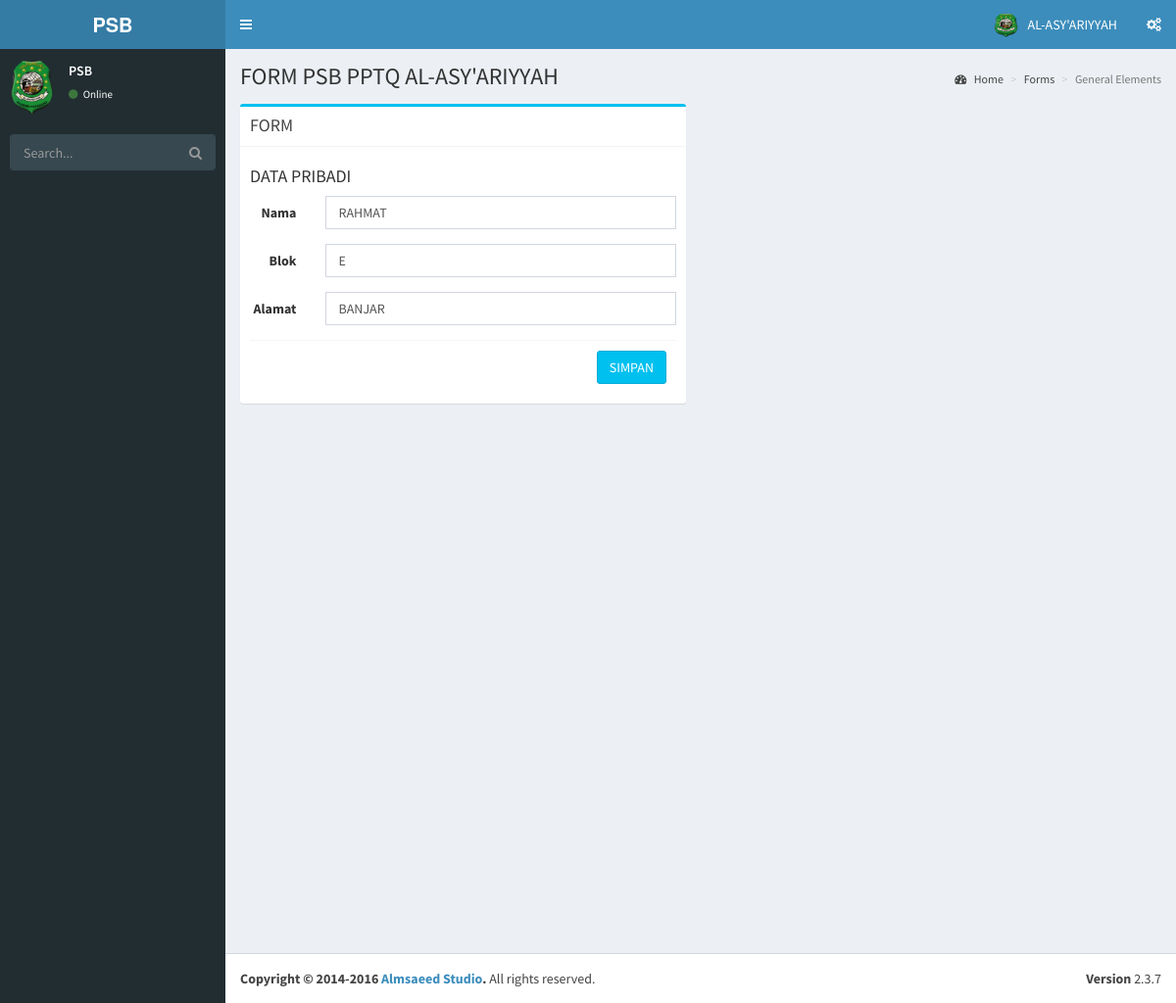
The app's page /edit.php?id=22&aksi=edit with its own data.
### tables this page shows
CREATE TABLE `user` (
  `id` int(11) NOT NULL,
  `nama` varchar(100) NOT NULL,
  `alamat` varchar(100) NOT NULL,
  `blok` varchar(11) NOT NULL
);

### lib_database.php (called while the page is built, shortened)
<?php
class database{
	function edit($id){
		$data = mysql_query("select * from user where id='$id'");
		while($d = mysql_fetch_array($data)){
			$hasil[] = $d;
		}
		return $hasil;
	}
	}
?>

### edit.php (the view, shortened to what this page needs)
 <?php
              include 'lib_database.php';
              $db = new database();
                                    ?>
<!DOCTYPE html>
<html>
<head>
  <link rel="stylesheet" href=" bootstrap/css/bootstrap.min.css">
  <link rel="stylesheet" href="https://cdnjs.cloudflare.com/ajax/libs/font-awesome/4.5.0/css/font-awesome.min.css">
  <link rel="stylesheet" href="https://cdnjs.cloudflare.com/ajax/libs/ionicons/2.0.1/css/ionicons.min.css">
  <link rel="stylesheet" href=" dist/css/AdminLTE.min.css">
  <link rel="stylesheet" href=" dist/css/skins/_all-skins.min.css">
</head>
<body class="hold-transition skin-blue sidebar-mini">
<div class="wrapper">
  <header class="main-header">
    <a href=" index2.html" class="logo">
      <span class="logo-lg"><b>PSB</b></span>
    </a>
    <nav class="navbar navbar-static-top">
      <a href="#" class="sidebar-toggle" data-toggle="offcanvas" role="button">
      </a>
      <div class="navbar-custom-menu">
        <ul class="nav navbar-nav">
          <li class="dropdown user user-menu">
            <a href="#" class="dropdown-toggle" data-toggle="dropdown">
              <img src=" dist/img/asy.png" class="user-image" alt="User Image">
              <span class="hidden-xs">AL-ASY'ARIYYAH</span>
            </a>
          </li>
          <li>
            <a href="#" data-toggle="control-sidebar"><i class="fa fa-gears"></i></a>
          </li>
        </ul>
      </div>
    </nav>
  </header>
  <aside class="main-sidebar">
    <section class="sidebar">
      <div class="user-panel">
        <div class="pull-left image">
          <img src=" dist/img/asy.png" class="img-circle" alt="User Image">
        </div>
        <div class="pull-left info">
          <p>PSB </p>
          <a href="#"><i class="fa fa-circle text-success"></i> Online</a>
        </div>
      </div>
      <form action="#" method="get" class="sidebar-form">
        <div class="input-group">
          <input type="text" name="q" class="form-control" placeholder="Search...">
              <span class="input-group-btn">
                <button type="submit" name="search" id="search-btn" class="btn btn-flat"><i class="fa fa-search"></i>
                </button>
              </span>
        </div>
      </form>
    </section>
  </aside>
  <div class="content-wrapper">
    <section class="content-header">
      <h1>
       FORM PSB PPTQ AL-ASY'ARIYYAH
      </h1>
      <ol class="breadcrumb">
        <li><a href="#"><i class="fa fa-dashboard"></i> Home</a></li>
        <li><a href="#">Forms</a></li>
        <li class="active">General Elements</li>
      </ol>
    </section>
    <section class="content">
      <div class="row">
        <div class="col-md-6">
          <div class="box box-info">
            <div class="box-header with-border">
              <h3 class="box-title">FORM</h3>
            </div>
            <form class="form-horizontal" action="proses.php?aksi=update" method="post">
            <?php
              foreach($db->edit($_GET['id']) as $d){?>
              <div class="box-body">
                <h4>DATA PRIBADI</h4>
                <div class="form-group">
                  <label for="inputtext3" class="col-sm-2 control-label">Nama</label>
                  <div class="col-sm-10">
                    <input type="text" class="form-control" name="nama" value="<?php echo $d['nama']?>" >
                  </div>
                </div>
                <div class="form-group">
                  <label for="inputtext3" class="col-sm-2 control-label">Blok</label>
                  <div class="col-sm-10">
                    <input type="text" class="form-control" name="blok" value="<?php echo $d['blok']?>" >
                  </div>
                </div>
                <div class="form-group">
                  <label for="inputtext3" class="col-sm-2 control-label">Alamat</label>
                  <div class="col-sm-10">
                  <input type="text" class="form-control" rows="3" name="alamat" value="<?php echo $d['alamat']?>" >
                  </div>
                </div>
              <div class="box-footer">
                <button type="submit" class="btn btn-info pull-right">SIMPAN</button>
              </div>
            <?php }?>
            </form>
          </div>
        </div>
      </div>
    </section>
  </div>
  <footer class="main-footer">
    <div class="pull-right hidden-xs">
      <b>Version</b> 2.3.7
    </div>
    <strong>Copyright &copy; 2014-2016 <a href="http://almsaeedstudio.com">Almsaeed Studio</a>.</strong> All rights
    reserved.
  </footer>
</div>
</body>
</html>

### records on screen
user: nama "RAHMAT", blok "E", alamat "BANJAR"
